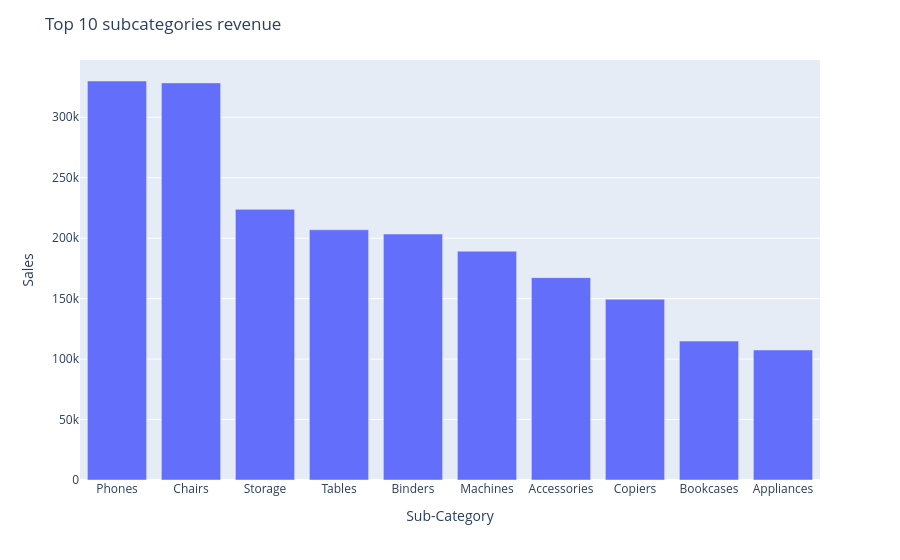

Source (notebook cell):
### Code cell
fig2 = px.bar(data_frame=most_revenu_subcat, x='Sub-Category', y='Sales')
fig2.update_layout(title="Top 10 subcategories revenue")
fig2.show()

### Figure 1 — Plotly figure (JSON) as saved in the notebook; plotly's stock layout.template omitted (floating-point values rounded to 4 significant figures)
{"data": [{"alignmentgroup": "True", "hovertemplate": "Sub-Category=%{x}<br>Sales=%{y}<extra></extra>", "legendgroup": "", "marker": {"color": "#636efa", "pattern": {"shape": ""}}, "name": "", "offsetgroup": "", "orientation": "v", "showlegend": false, "textposition": "auto", "type": "bar", "x": ["Phones", "Chairs", "Storage", "Tables", "Binders", "Machines", "Accessories", "Copiers", "Bookcases", "Appliances"], "xaxis": "x", "y": [330000.0, 328400.0, 223800.0, 207000.0, 203400.0, 189200.0, 167400.0, 149500.0, 114900.0, 107500.0], "yaxis": "y"}], "layout": {"barmode": "relative", "legend": {"tracegroupgap": 0}, "margin": {"t": 60}, "title": {"text": "Top 10 subcategories revenue"}, "xaxis": {"anchor": "y", "domain": [0, 1], "title": {"text": "Sub-Category"}}, "yaxis": {"anchor": "x", "domain": [0, 1], "title": {"text": "Sales"}}}}
